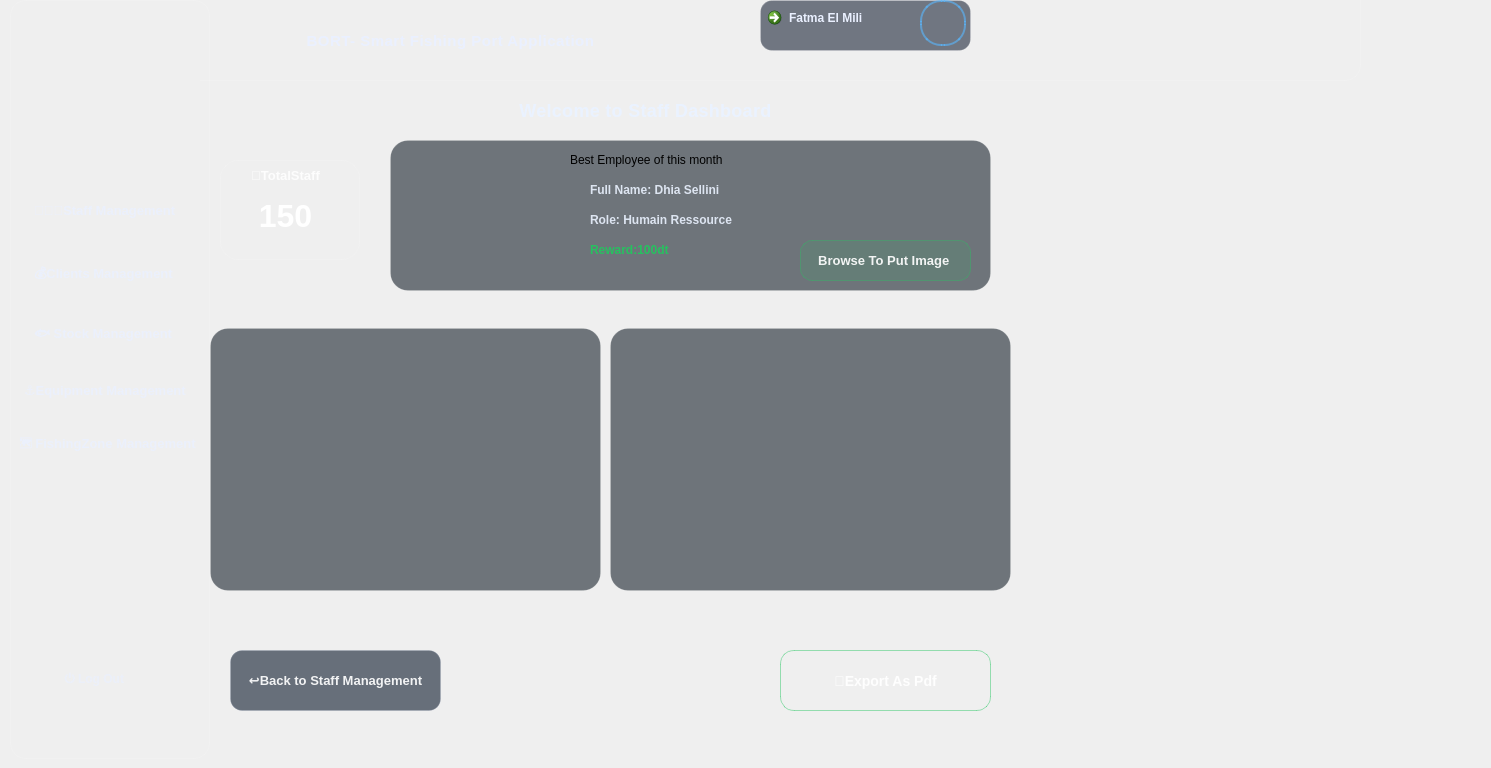
    <widget class="QWidget" name="staffdash">
     <property name="styleSheet">
      <string notr="true">/* =========================================================
   STAFF DASHBOARD - GLOBAL
   ========================================================= */
QWidget#staffdash{
    background: qlineargradient(x1:0, y1:0, x2:1, y2:1,
        stop:0 #071a2c,
        stop:0.35 #082136,
        stop:0.7 #071c2d,
        stop:1 #040f1a);
    font-family: &quot;Segoe UI&quot;;
    color: #EAF0FF;
}

/* =========================================================
   HEADER + SIDEBAR (SAME STYLE)
   ========================================================= */
QFrame#header_D,
QFrame#sidebarMenu_D {
    background: qlineargradient(x1:0, y1:0, x2:0, y2:1,
        stop:0 rgba(12, 42, 75, 0.95),
        stop:0.55 rgba(8, 30, 55, 0.95),
        stop:1 rgba(6, 22, 40, 0.95));
    border: 1px solid rgba(255,255,255,0.12);
    border-radius: 16px;
}

QFrame#header_D {
    padding: 10px 16px;
}

QFrame#sidebarMenu_D {
    padding: 12px;
}

/* =========================================================
   HEADER CONTENT
   ========================================================= */
QLabel#titreHeader_D {
    color: #EAF0FF;
    font-size: 15px;
    font-weight: 800;
    letter-spacing: 0.5px;
}

QLabel#avatar_D {
    min-width: 42px;
    max-width: 42px;
    min-height: 42px;
    max-height: 42px;
    border-radius: 21px;
    border: 2px solid rgba(88,184,255,0.6);
    background-color: rgba(255,255,255,0.06);
}

/* User profile button */
QCommandLinkButton#userprofiledetails_D {
    background-color: rgba(8, 18, 38, 0.55);
    border: 1px solid rgba(255,255,255,0.15);
    border-radius: 12px;
    padding: 8px 14px;
    color: #EAF0FF;
    font-weight: 700;
}

QCommandLinkButton#userprofiledetails_D:hover {
    background-color: rgba(88,184,255,0.15);
    border: 1px solid rgba(88,184,255,0.45);
}

QCommandLinkButton#userprofiledetails_D:pressed {
    background-color: rgba(88,184,255,0.25);
}

/* =========================================================
   SIDEBAR GROUP
   ========================================================= */
QGroupBox#groupBox_D {
    border: none;
    margin-top: 6px;
}

/* =========================================================
   SIDEBAR BUTTONS (BASE)
   ========================================================= */
QPushButton#clientsmanagementBTN_D,
QPushButton#equipmentmanagementBTN_D,
QPushButton#fishingzonemanagementBTN_D,
QPushButton#staffmanagementBTN_D,
QPushButton#stockmanagementBTN_D {
    background: transparent;
    border: none;
    color: rgba(234,240,255,0.80);
    padding: 12px 14px;
    border-radius: 12px;
    text-align: left;
    font-size: 13px;
    font-weight: 650;
}

/* Hover effect */
QPushButton#clientsmanagementBTN_D:hover,
QPushButton#equipmentmanagementBTN_D:hover,
QPushButton#fishingzonemanagementBTN_D:hover,
QPushButton#staffmanagementBTN_D:hover,
QPushButton#stockmanagementBTN_D:hover {
    background-color: rgba(88,184,255,0.14);
    border: 1px solid rgba(88,184,255,0.25);
    color: #FFFFFF;
}

/* Pressed */
QPushButton#clientsmanagementBTN_D:pressed,
QPushButton#equipmentmanagementBTN_D:pressed,
QPushButton#fishingzonemanagementBTN_D:pressed,
QPushButton#staffmanagementBTN_D:pressed,
QPushButton#stockmanagementBTN_D:pressed {
    background-color: rgba(88,184,255,0.25);
}

/* =========================================================
   ACTIVE / SELECTED BUTTON (Staff Management)
   ========================================================= */
QPushButton[active=&quot;true&quot;] {
    background-color: rgba(10, 102, 255, 0.28);
    border: 1px solid rgba(10, 102, 255, 0.55);
    color: #FFFFFF;
    padding-left: 18px;
}

QPushButton#staffmanagementBTN_D[active=&quot;true&quot;] {
    background-color: rgba(10, 102, 255, 0.35);
    border-left: 4px solid #4FC3F7;
    color: white;
    font-weight: 600;
}

/* =========================================================
   LOG OUT BUTTON
   ========================================================= */
QPushButton#logOutBTN_D {
    background: transparent;
    border: none;
    color: rgba(234,240,255,0.65);
    padding: 12px 14px;
    border-radius: 12px;
    text-align: left;
    font-weight: 650;
}

QPushButton#logOutBTN_D:hover {
    background-color: rgba(255, 120, 120, 0.12);
    border: 1px solid rgba(255, 120, 120, 0.25);
    color: #FFC1C1;
}

/* =========================================================
   STAFF DASHBOARD - MAIN CONTAINER
   ========================================================= */
QFrame#contenumain_D {
    background: transparent;
}

/* Main page title */
QLabel#dashtitle {
    color: #EAF2FF;
    font-size: 18px;
    font-weight: 800;
    letter-spacing: 0.3px;
}

/* Small labels in general */
QFrame#contenumain_D QLabel {
    background: transparent;
}

/* =========================================================
   KPI CARD (Total Staff) - cardstaff
   ========================================================= */
QFrame#cardstaff {
    background: qlineargradient(x1:0, y1:0, x2:1, y2:1,
        stop:0 #123A6B,
        stop:0.6 #0B2545,
        stop:1 #071A2E);
    border-radius: 18px;
    padding: 16px;
    border: 1px solid rgba(255,255,255,0.12);
}

QFrame#cardstaff:hover {
    border: 1px solid rgba(59,130,246,0.55);
    background: qlineargradient(x1:0, y1:0, x2:1, y2:1,
        stop:0 #174A8A,
        stop:0.6 #0E2F59,
        stop:1 #071A2E);
}

/* Text inside KPI */
QLabel#totalemp {
    color: rgba(255,255,255,0.85);
    font-size: 13px;
    font-weight: 700;
}

QLabel#numberemp {
    color: #FFFFFF;
    font-size: 32px;
    font-weight: 900;
}

/* =========================================================
   BEST EMPLOYEE PANEL - beststaff
   ========================================================= */
QFrame#beststaff {
    border-radius: 18px;
    padding: 16px;
    border: 1px solid rgba(255,255,255,0.10);
    background: rgba(3, 14, 26, 0.55);
}

QFrame#beststaff:hover {
    border: 1px solid rgba(255,255,255,0.18);
    background: rgba(3, 14, 26, 0.62);
}

/* Best employee title */
QLabel#tittlebest {
    color: #EAF2FF;
    font-size: 14px;
    font-weight: 900;
}

/* Best employee fields */
QLabel#namebest, QLabel#rolebest {
    color: rgba(234,242,255,0.90);
    font-size: 12.5px;
    font-weight: 650;
}

QLabel#rewardbest {
    color: rgba(34,197,94,0.95);
    font-size: 12.5px;
    font-weight: 900;
}

QLabel#trophy {
    background: transparent;
}

/* =========================================================
   CHART PANELS (statRole + statcvstatus)
   ========================================================= */
QGroupBox#statRole,
QGroupBox#statcvstatus {
    background: rgba(3, 14, 26, 0.55);
    border: 1px solid rgba(255,255,255,0.10);
    border-radius: 18px;
    margin-top: 18px;
    padding: 12px;
}

QGroupBox#statRole::title,
QGroupBox#statcvstatus::title {
    subcontrol-origin: margin;
    subcontrol-position: top center;
    padding: 0 10px;
    color: rgba(255,255,255,0.90);
    font-size: 12.5px;
    font-weight: 900;
}

/* =========================================================
   BUTTONS (export / back / browse) - COMMON BASE
   ========================================================= */
QPushButton#backsbtn,
QPushButton#exportbtn,
QPushButton#browse,
QPushButton#backstfbtn {
    color: rgba(255,255,255,0.92);
    border-radius: 12px;
    padding: 9px 16px;
    font-size: 13px;
    font-weight: 750;
    border: 1px solid rgba(255,255,255,0.12);
}

/* ======================
   BACK BUTTON
   ====================== */
QPushButton#backsbtn,
QPushButton#backstfbtn {
    background: rgba(30, 41, 59, 0.65);
    border: 1px solid rgba(148,163,184,0.25);
}

QPushButton#backsbtn:hover,
QPushButton#backstfbtn:hover {
    background: rgba(51, 65, 85, 0.85);
    border: 1px solid rgba(148,163,184,0.45);
}

QPushButton#backsbtn:pressed,
QPushButton#backstfbtn:pressed {
    background: rgba(15, 23, 42, 0.92);
}

/* ======================
   EXPORT BUTTON
   ====================== */
QPushButton#exportbtn {
    background: qlineargradient(x1:0, y1:0, x2:1, y2:0,
        stop:0 #0F766E,
        stop:1 #064E4A);
    border: 1px solid rgba(34,197,94,0.45);
    font-size: 14px;
    font-weight: 850;
    border-radius: 14px;
    padding: 10px 20px;
}

QPushButton#exportbtn:hover {
    background: qlineargradient(x1:0, y1:0, x2:1, y2:0,
        stop:0 #14B8A6,
        stop:1 #0F766E);
    border: 1px solid rgba(34,197,94,0.75);
}

QPushButton#exportbtn:pressed {
    background: #0F766E;
}

/* ======================
   BROWSE BUTTON (upload image)
   ====================== */
QPushButton#browse {
    background: rgba(34, 197, 94, 0.12);
    border: 1px solid rgba(34, 197, 94, 0.35);
}

QPushButton#browse:hover {
    background: rgba(34, 197, 94, 0.18);
    border: 1px solid rgba(34, 197, 94, 0.55);
}

QPushButton#browse:pressed {
    background: rgba(34, 197, 94, 0.25);
}

/* =========================================================
   QLineEdit (if any)
   ========================================================= */
QLineEdit {
    background-color: rgba(13, 27, 42, 0.85);
    color: white;
    border: 1px solid rgba(59,130,246,0.35);
    border-radius: 10px;
    padding: 8px 10px;
    font-size: 13px;
}

QLineEdit:focus {
    border: 1px solid rgba(59,130,246,0.65);
}
</string>
     </property>
     <widget class="QFrame" name="contenumain_D">
      <property name="geometry">
       <rect>
        <x>200</x>
        <y>-20</y>
        <width>1282</width>
        <height>759</height>
       </rect>
      </property>
      <property name="frameShape">
       <enum>QFrame::Shape::StyledPanel</enum>
      </property>
      <property name="frameShadow">
       <enum>QFrame::Shadow::Raised</enum>
      </property>
      <property name="active" stdset="0">
       <bool>true</bool>
      </property>
      <widget class="QWidget" name="verticalLayoutWidget_3">
       <property name="geometry">
        <rect>
         <x>-270</x>
         <y>0</y>
         <width>1431</width>
         <height>101</height>
        </rect>
       </property>
       <layout class="QVBoxLayout" name="verticalLayout_4">
        <item>
         <widget class="QFrame" name="header_D">
          <property name="frameShape">
           <enum>QFrame::Shape::StyledPanel</enum>
          </property>
          <property name="frameShadow">
           <enum>QFrame::Shadow::Raised</enum>
          </property>
          <widget class="QLabel" name="titreHeader_D">
           <property name="geometry">
            <rect>
             <x>290</x>
             <y>30</y>
             <width>461</width>
             <height>61</height>
            </rect>
           </property>
           <property name="text">
            <string>BORT- Smart Fishing Port Application</string>
           </property>
           <property name="alignment">
            <set>Qt::AlignmentFlag::AlignCenter</set>
           </property>
          </widget>
          <widget class="QCommandLinkButton" name="userprofiledetails_D">
           <property name="geometry">
            <rect>
             <x>830</x>
             <y>20</y>
             <width>211</width>
             <height>51</height>
            </rect>
           </property>
           <property name="text">
            <string>Fatma El Mili</string>
           </property>
          </widget>
          <widget class="QLabel" name="avatar_D">
           <property name="geometry">
            <rect>
             <x>990</x>
             <y>20</y>
             <width>46</width>
             <height>46</height>
            </rect>
           </property>
           <property name="text">
            <string/>
           </property>
           <property name="pixmap">
            <pixmap resource="Ressources.qrc">:/Images/avatar.png</pixmap>
           </property>
          </widget>
         </widget>
        </item>
       </layout>
      </widget>
      <widget class="QLabel" name="dashtitle">
       <property name="geometry">
        <rect>
         <x>290</x>
         <y>120</y>
         <width>311</width>
         <height>20</height>
        </rect>
       </property>
       <property name="text">
        <string>Welcome to Staff Dashboard</string>
       </property>
       <property name="alignment">
        <set>Qt::AlignmentFlag::AlignCenter</set>
       </property>
      </widget>
      <widget class="QGroupBox" name="statcvstatus">
       <property name="geometry">
        <rect>
         <x>410</x>
         <y>330</y>
         <width>401</width>
         <height>281</height>
        </rect>
       </property>
       <property name="title">
        <string/>
       </property>
       <widget class="QLabel" name="statcv">
        <property name="geometry">
         <rect>
          <x>-40</x>
          <y>-30</y>
          <width>461</width>
          <height>361</height>
         </rect>
        </property>
        <property name="text">
         <string/>
        </property>
        <property name="pixmap">
         <pixmap resource="Ressources.qrc">:/Images/cvdash.png</pixmap>
        </property>
       </widget>
      </widget>
      <widget class="QGroupBox" name="statRole">
       <property name="geometry">
        <rect>
         <x>10</x>
         <y>330</y>
         <width>391</width>
         <height>281</height>
        </rect>
       </property>
       <property name="title">
        <string/>
       </property>
       <widget class="QLabel" name="statrole">
        <property name="geometry">
         <rect>
          <x>-40</x>
          <y>30</y>
          <width>411</width>
          <height>241</height>
         </rect>
        </property>
        <property name="text">
         <string/>
        </property>
        <property name="pixmap">
         <pixmap resource="Ressources.qrc">:/Images/staffdash.png</pixmap>
        </property>
       </widget>
      </widget>
      <widget class="QPushButton" name="exportbtn">
       <property name="geometry">
        <rect>
         <x>580</x>
         <y>670</y>
         <width>211</width>
         <height>61</height>
        </rect>
       </property>
       <property name="text">
        <string>📝Export As Pdf</string>
       </property>
      </widget>
      <widget class="QPushButton" name="backstfbtn">
       <property name="geometry">
        <rect>
         <x>30</x>
         <y>670</y>
         <width>211</width>
         <height>61</height>
        </rect>
       </property>
       <property name="text">
        <string>↩️Back to Staff Management</string>
       </property>
      </widget>
      <widget class="QFrame" name="cardstaff">
       <property name="geometry">
        <rect>
         <x>20</x>
         <y>180</y>
         <width>140</width>
         <height>100</height>
        </rect>
       </property>
       <property name="minimumSize">
        <size>
         <width>140</width>
         <height>100</height>
        </size>
       </property>
       <property name="maximumSize">
        <size>
         <width>16777215</width>
         <height>100</height>
        </size>
       </property>
       <property name="frameShape">
        <enum>QFrame::Shape::StyledPanel</enum>
       </property>
       <property name="frameShadow">
        <enum>QFrame::Shadow::Raised</enum>
       </property>
       <widget class="QLabel" name="totalemp">
        <property name="geometry">
         <rect>
          <x>20</x>
          <y>0</y>
          <width>91</width>
          <height>31</height>
         </rect>
        </property>
        <property name="text">
         <string>🚣TotalStaff</string>
        </property>
        <property name="alignment">
         <set>Qt::AlignmentFlag::AlignCenter</set>
        </property>
       </widget>
       <widget class="QLabel" name="numberemp">
        <property name="geometry">
         <rect>
          <x>30</x>
          <y>40</y>
          <width>71</width>
          <height>31</height>
         </rect>
        </property>
        <property name="text">
         <string>150</string>
        </property>
        <property name="alignment">
         <set>Qt::AlignmentFlag::AlignCenter</set>
        </property>
       </widget>
      </widget>
      <widget class="QFrame" name="beststaff">
       <property name="geometry">
        <rect>
         <x>190</x>
         <y>160</y>
         <width>601</width>
         <height>151</height>
        </rect>
       </property>
       <property name="frameShape">
        <enum>QFrame::Shape::StyledPanel</enum>
       </property>
       <property name="frameShadow">
        <enum>QFrame::Shadow::Raised</enum>
       </property>
       <widget class="QLabel" name="titlebest">
        <property name="geometry">
         <rect>
          <x>180</x>
          <y>10</y>
          <width>221</width>
          <height>20</height>
         </rect>
        </property>
        <property name="text">
         <string>Best Employee of this month</string>
        </property>
       </widget>
       <widget class="QLabel" name="trophy">
        <property name="geometry">
         <rect>
          <x>10</x>
          <y>10</y>
          <width>131</width>
          <height>121</height>
         </rect>
        </property>
        <property name="text">
         <string/>
        </property>
        <property name="pixmap">
         <pixmap resource="Ressources.qrc">:/Images/bestresized.png</pixmap>
        </property>
       </widget>
       <widget class="QPushButton" name="browse">
        <property name="geometry">
         <rect>
          <x>410</x>
          <y>100</y>
          <width>171</width>
          <height>41</height>
         </rect>
        </property>
        <property name="text">
         <string>Browse To Put Image </string>
        </property>
       </widget>
       <widget class="QLabel" name="namebest">
        <property name="geometry">
         <rect>
          <x>200</x>
          <y>40</y>
          <width>161</width>
          <height>20</height>
         </rect>
        </property>
        <property name="text">
         <string>Full Name: Dhia Sellini</string>
        </property>
       </widget>
       <widget class="QLabel" name="rolebest">
        <property name="geometry">
         <rect>
          <x>200</x>
          <y>70</y>
          <width>161</width>
          <height>20</height>
         </rect>
        </property>
        <property name="text">
         <string>Role: Humain Ressource</string>
        </property>
       </widget>
       <widget class="QLabel" name="rewardbest">
        <property name="geometry">
         <rect>
          <x>200</x>
          <y>100</y>
          <width>161</width>
          <height>20</height>
         </rect>
        </property>
        <property name="text">
         <string>Reward:100dt</string>
        </property>
       </widget>
      </widget>
     </widget>
     <widget class="QFrame" name="sidebarMenu_D">
      <property name="geometry">
       <rect>
        <x>10</x>
        <y>0</y>
        <width>200</width>
        <height>759</height>
       </rect>
      </property>
      <property name="minimumSize">
       <size>
        <width>200</width>
        <height>0</height>
       </size>
      </property>
      <property name="maximumSize">
       <size>
        <width>200</width>
        <height>16777215</height>
       </size>
      </property>
      <property name="frameShape">
       <enum>QFrame::Shape::NoFrame</enum>
      </property>
      <property name="frameShadow">
       <enum>QFrame::Shadow::Raised</enum>
      </property>
      <widget class="QGroupBox" name="groupBox_D">
       <property name="geometry">
        <rect>
         <x>10</x>
         <y>100</y>
         <width>200</width>
         <height>581</height>
        </rect>
       </property>
       <property name="minimumSize">
        <size>
         <width>200</width>
         <height>0</height>
        </size>
       </property>
       <property name="maximumSize">
        <size>
         <width>200</width>
         <height>16777215</height>
        </size>
       </property>
       <property name="title">
        <string/>
       </property>
       <widget class="QPushButton" name="staffmanagementBTN_D">
        <property name="geometry">
         <rect>
          <x>0</x>
          <y>80</y>
          <width>181</width>
          <height>61</height>
         </rect>
        </property>
        <property name="text">
         <string>👩🏻‍💼Staff Management</string>
        </property>
        <property name="active" stdset="0">
         <bool>true</bool>
        </property>
       </widget>
       <widget class="QPushButton" name="clientsmanagementBTN_D">
        <property name="geometry">
         <rect>
          <x>0</x>
          <y>150</y>
          <width>191</width>
          <height>51</height>
         </rect>
        </property>
        <property name="text">
         <string>💰Clients Management</string>
        </property>
       </widget>
       <widget class="QPushButton" name="stockmanagementBTN_D">
        <property name="geometry">
         <rect>
          <x>0</x>
          <y>210</y>
          <width>171</width>
          <height>51</height>
         </rect>
        </property>
        <property name="text">
         <string>🐟 Stock Management</string>
        </property>
       </widget>
       <widget class="QPushButton" name="fishingzonemanagementBTN_D">
        <property name="geometry">
         <rect>
          <x>-20</x>
          <y>320</y>
          <width>221</width>
          <height>51</height>
         </rect>
        </property>
        <property name="text">
         <string>🗺️ FishingZone Management</string>
        </property>
       </widget>
       <widget class="QPushButton" name="equipmentmanagementBTN_D">
        <property name="geometry">
         <rect>
          <x>-10</x>
          <y>270</y>
          <width>201</width>
          <height>41</height>
         </rect>
        </property>
        <property name="text">
         <string>⚓Equipment Management</string>
        </property>
       </widget>
      </widget>
      <widget class="QLabel" name="logoheader_D">
       <property name="geometry">
        <rect>
         <x>0</x>
         <y>10</y>
         <width>181</width>
         <height>151</height>
        </rect>
       </property>
       <property name="text">
        <string/>
       </property>
       <property name="pixmap">
        <pixmap resource="Ressources.qrc">:/Images/logoHeader1.png</pixmap>
       </property>
      </widget>
      <widget class="QPushButton" name="logOutBTN_D">
       <property name="geometry">
        <rect>
         <x>40</x>
         <y>650</y>
         <width>121</width>
         <height>61</height>
        </rect>
       </property>
       <property name="text">
        <string>⏻ Log Out</string>
       </property>
      </widget>
     </widget>
    </widget>
